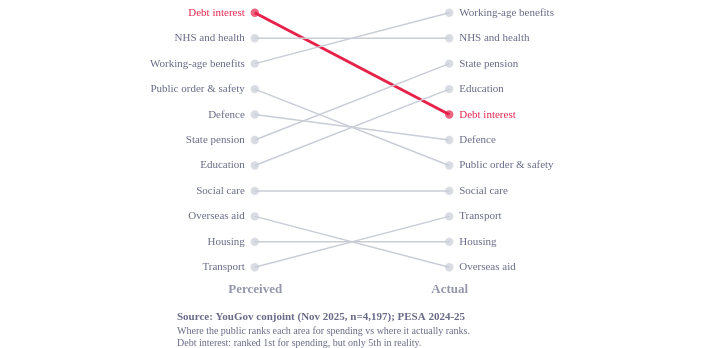

Specify this chart in Vega-Lite:
### Vega-Lite specification from a JSON file in a GitHub repository (floating-point values rounded to 4 significant figures)
{"config": {"font": "Circular Std", "text": {"color": "#676A86", "align": "left", "baseline": "middle", "dx": 7, "dy": 0, "fontSize": 11}, "view": {"stroke": "transparent", "continuousWidth": 400, "continuousHeight": 300, "discreteWidth": 400, "discreteHeight": 300, "fill": "transparent"}, "range": {"category": ["#36B7B4", "#E6224B", "#F4C245", "#0063AF", "#00A767", "#179FDB", "#EB5C2E"], "diverging": ["#E6224B", "#E54753", "#C9C9C9", "#179FDB", "#122B39"], "heatmap": ["#C9C9C9", "#179FDB", "#0063AF", "#122B39"], "ordinal": ["#00A767", "#36B7B4", "#179FDB", "#0063AF", "#243B5A"]}, "bar": {"color": "#179fdb"}, "line": {"color": "#e6224b"}, "rule": {"color": "#676A86"}, "area": {"opacity": 0.3}, "point": {"filled": true, "size": 80, "color": "#e6224b", "opacity": 0.95}, "geoshape": {"stroke": "white", "strokeWidth": 0.3}, "rect": {"fill": "#d6d4d4", "opacity": 0.3}, "axis": {"labelColor": "#676A86", "labelFontSize": 11, "labelFont": "Circular Std", "labelOpacity": 0.7, "tickColor": "#676A86", "tickOpacity": 0.5, "domainColor": "#676A86", "domainOpacity": 0.5, "gridColor": "#676A86", "gridDash": [2, 2], "gridOpacity": 0.5, "title": null, "titleColor": "#676A86", "titleOpacity": 0.8, "tickSize": 4}, "axisXDiscrete": {"grid": false, "labelAngle": 0, "tickCount": 10, "tickOpacity": 0.5, "title": null}, "axisYDiscrete": {"ticks": false, "labelPadding": 5}, "axisXTemporal": {"grid": false, "ticks": true}, "axisXQuantitative": {"grid": true}, "axisYQuantitative": {"gridColor": "#676A86", "gridDash": [1, 5], "gridOpacity": 0.5, "ticks": false, "labelPadding": 5, "tickCount": 8, "titleAngle": 0, "titleAlign": "left", "titleBaseline": "bottom", "titleX": 0, "titleY": -5}, "title": {"color": "#676A86E6", "subtitleColor": "#676A86", "font": "Circular Std", "subtitleFont": "Circular Std", "anchor": "start", "fontSize": 14, "subtitleFontSize": 12, "subtitlePadding": 4, "offset": 0, "frame": "group"}, "legend": {"titleColor": "#122b39", "title": null, "labelColor": "#122b39", "labelFontSize": 11}, "background": "white"}, "layer": [{"mark": {"type": "line"}, "encoding": {"color": {"condition": {"test": "datum.hi", "value": "#E6224B"}, "value": "#c9cdd6"}, "detail": {"field": "area", "type": "nominal"}, "strokeWidth": {"condition": {"test": "datum.hi", "value": 3}, "value": 1.5}, "x": {"axis": {"domain": false, "labelFontSize": 13, "labelFontWeight": "bold", "ticks": false}, "field": "type", "scale": {"padding": 0.4}, "sort": ["Perceived", "Actual"], "title": null, "type": "nominal"}, "y": {"axis": null, "field": "rank", "scale": {"domain": [0.5, 11.5], "reverse": true}, "title": null, "type": "quantitative"}}}, {"mark": {"type": "circle", "size": 70}, "encoding": {"color": {"condition": {"test": "datum.hi", "value": "#E6224B"}, "value": "#c9cdd6"}, "x": {"field": "type", "sort": ["Perceived", "Actual"], "type": "nominal"}, "y": {"field": "rank", "scale": {"domain": [0.5, 11.5], "reverse": true}, "type": "quantitative"}}}, {"data": {"name": "data-5678697c860fac43bcd2914151986616"}, "mark": {"type": "text", "align": "right", "dx": -10, "fontSize": 11}, "encoding": {"color": {"condition": {"test": "datum.hi", "value": "#E6224B"}, "value": "#676A86"}, "text": {"field": "area", "type": "nominal"}, "x": {"field": "type", "sort": ["Perceived", "Actual"], "type": "nominal"}, "y": {"field": "rank", "scale": {"domain": [0.5, 11.5], "reverse": true}, "type": "quantitative"}}}, {"data": {"name": "data-5af9f02867bd41fcf9777913552dbd4c"}, "mark": {"type": "text", "align": "left", "dx": 10, "fontSize": 11}, "encoding": {"color": {"condition": {"test": "datum.hi", "value": "#E6224B"}, "value": "#676A86"}, "text": {"field": "area", "type": "nominal"}, "x": {"field": "type", "sort": ["Perceived", "Actual"], "type": "nominal"}, "y": {"field": "rank", "scale": {"domain": [0.5, 11.5], "reverse": true}, "type": "quantitative"}}}], "data": {"name": "data-cf4bb6bd702c6ec3770a6a464344ea64"}, "height": 280, "padding": {"left": 150, "right": 150}, "title": {"text": "Source: YouGov conjoint (Nov 2025, n=4,197); PESA 2024-25", "anchor": "start", "color": "#676A86", "dy": 12, "fontSize": 11, "orient": "bottom", "subtitle": ["Where the public ranks each area for spending vs where it actually ranks.", "Debt interest: ranked 1st for spending, but only 5th in reality."], "subtitleColor": "#676A86", "subtitleFontSize": 10}, "width": 350, "$schema": "https://vega.github.io/schema/vega-lite/v6.4.1.json", "datasets": {"data-cf4bb6bd702c6ec3770a6a464344ea64": [{"area": "Debt interest", "type": "Perceived", "rank": 1, "hi": true}, {"area": "NHS and health", "type": "Perceived", "rank": 2, "hi": false}, {"area": "Working-age benefits", "type": "Perceived", "rank": 3, "hi": false}, {"area": "Public order & safety", "type": "Perceived", "rank": 4, "hi": false}, {"area": "Defence", "type": "Perceived", "rank": 5, "hi": false}, {"area": "State pension", "type": "Perceived", "rank": 6, "hi": false}, {"area": "Education", "type": "Perceived", "rank": 7, "hi": false}, {"area": "Social care", "type": "Perceived", "rank": 8, "hi": false}, {"area": "Overseas aid", "type": "Perceived", "rank": 9, "hi": false}, {"area": "Housing", "type": "Perceived", "rank": 10, "hi": false}, {"area": "Transport", "type": "Perceived", "rank": 11, "hi": false}, {"area": "Debt interest", "type": "Actual", "rank": 5, "hi": true}, {"area": "NHS and health", "type": "Actual", "rank": 2, "hi": false}, {"area": "Working-age benefits", "type": "Actual", "rank": 1, "hi": false}, {"area": "Public order & safety", "type": "Actual", "rank": 7, "hi": false}, {"area": "Defence", "type": "Actual", "rank": 6, "hi": false}, {"area": "State pension", "type": "Actual", "rank": 3, "hi": false}, {"area": "Education", "type": "Actual", "rank": 4, "hi": false}, {"area": "Social care", "type": "Actual", "rank": 8, "hi": false}, {"area": "Overseas aid", "type": "Actual", "rank": 11, "hi": false}, {"area": "Housing", "type": "Actual", "rank": 10, "hi": false}, {"area": "Transport", "type": "Actual", "rank": 9, "hi": false}], "data-5678697c860fac43bcd2914151986616": [{"area": "Debt interest", "type": "Perceived", "rank": 1, "hi": true}, {"area": "NHS and health", "type": "Perceived", "rank": 2, "hi": false}, {"area": "Working-age benefits", "type": "Perceived", "rank": 3, "hi": false}, {"area": "Public order & safety", "type": "Perceived", "rank": 4, "hi": false}, {"area": "Defence", "type": "Perceived", "rank": 5, "hi": false}, {"area": "State pension", "type": "Perceived", "rank": 6, "hi": false}, {"area": "Education", "type": "Perceived", "rank": 7, "hi": false}, {"area": "Social care", "type": "Perceived", "rank": 8, "hi": false}, {"area": "Overseas aid", "type": "Perceived", "rank": 9, "hi": false}, {"area": "Housing", "type": "Perceived", "rank": 10, "hi": false}, {"area": "Transport", "type": "Perceived", "rank": 11, "hi": false}], "data-5af9f02867bd41fcf9777913552dbd4c": [{"area": "Debt interest", "type": "Actual", "rank": 5, "hi": true}, {"area": "NHS and health", "type": "Actual", "rank": 2, "hi": false}, {"area": "Working-age benefits", "type": "Actual", "rank": 1, "hi": false}, {"area": "Public order & safety", "type": "Actual", "rank": 7, "hi": false}, {"area": "Defence", "type": "Actual", "rank": 6, "hi": false}, {"area": "State pension", "type": "Actual", "rank": 3, "hi": false}, {"area": "Education", "type": "Actual", "rank": 4, "hi": false}, {"area": "Social care", "type": "Actual", "rank": 8, "hi": false}, {"area": "Overseas aid", "type": "Actual", "rank": 11, "hi": false}, {"area": "Housing", "type": "Actual", "rank": 10, "hi": false}, {"area": "Transport", "type": "Actual", "rank": 9, "hi": false}]}}
